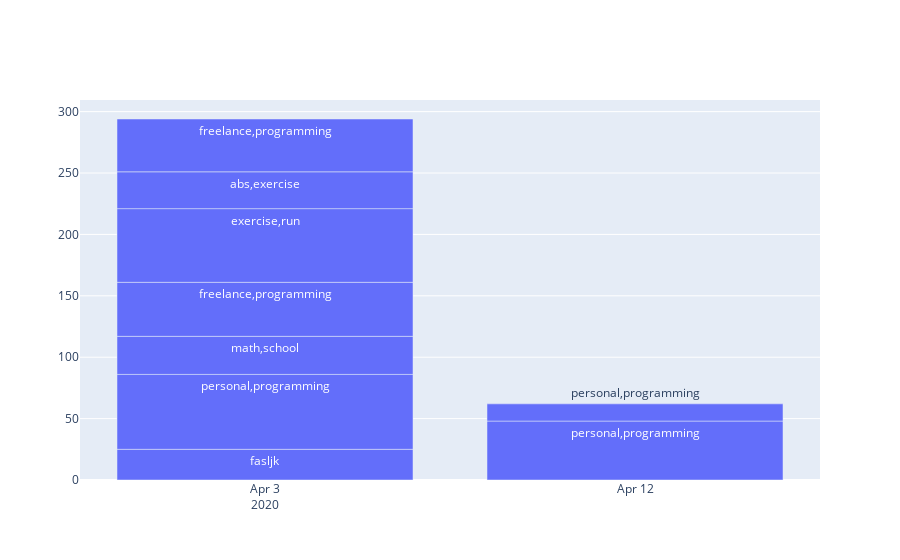

Source (notebook cell):
### Code cell
fig = go.Figure([go.Bar(x=logs_df['date'],
                        y=logs_df['duration'].dt.total_seconds()/60,
                        text=logs_df['categories'],
                        textposition='auto',
                        hovertext=logs_df['time_start'].dt.strftime('%H:%M')
                       )])
fig.show()

### Figure 1 — Plotly figure (JSON) as saved in the notebook; plotly's stock layout.template omitted (floating-point values rounded to 4 significant figures)
{"data": [{"hovertext": ["07:00", "08:00", "13:11", "14:14", "15:40", "16:50", "18:48", "15:29", "16:41"], "text": ["fasljk", "personal,programming", "math,school", "freelance,programming", "exercise,run", "abs,exercise", "freelance,programming", "personal,programming", "personal,programming"], "textposition": "auto", "type": "bar", "x": ["2020-04-03T00:00:00", "2020-04-03T00:00:00", "2020-04-03T00:00:00", "2020-04-03T00:00:00", "2020-04-03T00:00:00", "2020-04-03T00:00:00", "2020-04-03T00:00:00", "2020-04-12T00:00:00", "2020-04-12T00:00:00"], "y": [25, 61.0, 31.0, 44, 60, 30, 43, 48, 14]}], "layout": {"autosize": true, "xaxis": {"autorange": true, "range": ["2020-03-29 12:00", "2020-04-16 12:00"], "type": "date"}, "yaxis": {"autorange": true, "range": [0, 309.5], "type": "linear"}}}
